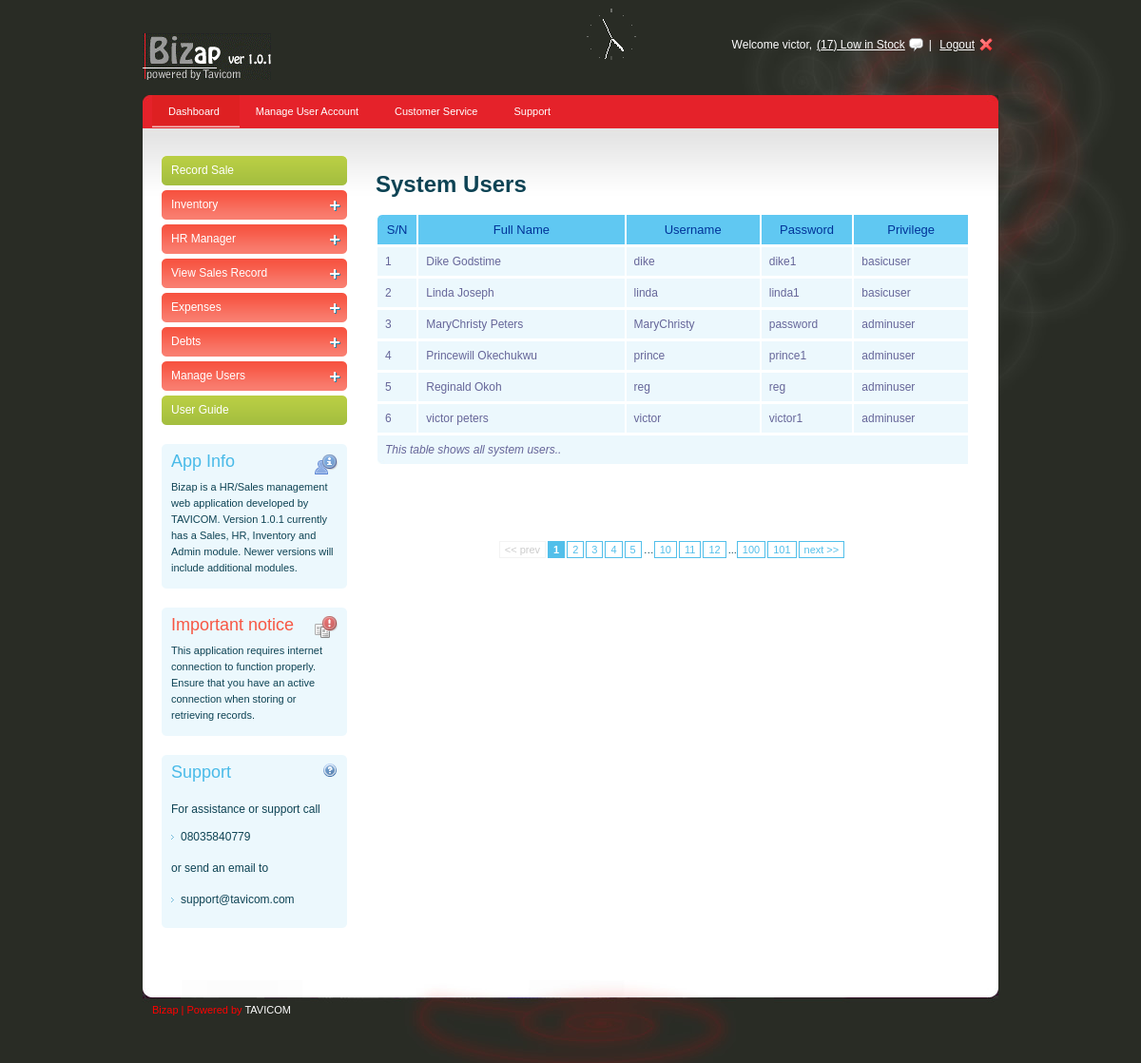
Page /viewtemplate.php (signed in) on the committed database.
### tables this page shows
CREATE TABLE IF NOT EXISTS `users` (
  `fname` varchar(100) NOT NULL,
  `lname` varchar(100) NOT NULL,
  `uname` varchar(100) NOT NULL,
  `pword` varchar(100) NOT NULL,
  `privilege` varchar(100) NOT NULL,
  PRIMARY KEY (`uname`)
);

### viewtemplate.php (the view, shortened to what this page needs)
<?php session_start();
if(isset($_SESSION['validuser']))
{
	?>
<!DOCTYPE html PUBLIC "-//W3C//DTD XHTML 1.0 Transitional//EN" "http://www.w3.org/TR/xhtml1/DTD/xhtml1-transitional.dtd">
<html xmlns="http://www.w3.org/1999/xhtml">
<head>
<link rel="stylesheet" type="text/css" href="style.css" />
<link rel="stylesheet" type="text/css" media="all" href="niceforms-default.css" />
</head>
<body>
<div id="main_container">
	<?php include("header.inc");?>
    <div class="main_content">
                    <?php include("menunav.inc");?>
      <?php include("leftside.inc");?>
    <div class="right_content">
     <h1>System Users</h1>
<table id="rounded-corner" summary="">
    <thead>
    	<tr>
        	<th width="41" class="rounded-company" scope="col">S/N</th>
            <th width="227" class="rounded" scope="col">Full Name</th>
            <th width="136" class="rounded" scope="col">Username</th>
            <th width="84" class="rounded" scope="col">Password</th>
            <th width="113" class="rounded" scope="col">Privilege</th>
            </tr>
    </thead>
    <?php
 $query = "select * from  users order by fname";
$results = mysql_query($query);
$noofrows = mysql_num_rows($results);
if($noofrows>0)
{
 	$count = 1;
	while($row = mysql_fetch_array($results))
    {
	echo("<tr><td>".$count."</td><td>".$row[0]." ".$row[1]."</td><td>".$row[2]."</td><td>".$row[3]."</td><td>".$row[4]."</td></tr>");
	$count++;
	}
}
?>
        <tfoot>
    	<tr>
        	<td colspan="5" class="rounded-foot-left"><em>This table shows all system users..</em></td>
        	</tr>
    </tfoot>
</table>
    <h2><br />
      </h2>
    <h2>&nbsp;</h2>
    <div class="pagination">
      <span class="disabled"><< prev</span><span class="current">1</span><a href="">2</a><a href="">3</a><a href="">4</a><a href="">5</a>…<a href="">10</a><a href="">11</a><a href="">12</a>...<a href="">100</a><a href="">101</a><a href="">next >></a>
    </div>
     <h2>&nbsp;</h2>
    </div>
  </div>
    </div>
    <?php include("footer.inc");?>
</div>
</body>
</html>
<?php
}
else
{
header("Location: index3.php?message=You must login to use this software!!!");
				exit;
	}
 ?>

### style.css (style rules this page uses)
body { background:url(images/bg.jpg) no-repeat center top #310b28; font-family:Arial, Helvetica, sans-serif; padding:0; font-size:12px; margin:0 auto; color: #0e4354; }
h2 { font-size:18px; color:#256c89; font-weight:normal; padding:0px 0 15px 0; margin:0px; clear:both; }
#main_container { margin:0 auto; width:900px; padding:0px 0 0px 0; }
.main_content { margin:0 auto; width:900px; height:auto; padding:0px 0 50px 0; background:url(images/menu_bg.jpg) no-repeat center top #fff; }
.right_content { width:625px; float:left; padding:30px 0 0 30px; }
#rounded-corner thead th.rounded-company { width:26px; background: #60c8f2 url('images/left.jpg') left top no-repeat; }
#rounded-corner th { padding: 8px; font-weight: normal; font-size: 13px; color: #039; background: #60c8f2; }
#rounded-corner td { padding: 8px; background: #ecf8fd; border-top: 1px solid #fff; color: #669; }
#rounded-corner tfoot td.rounded-foot-left { background: #ecf8fd url('images/botleft.jpg') left bottom no-repeat; }
div.pagination { width:625px; clear:both; padding:10px 0 10px 0; margin:0px; text-align:center; float:left; clear:both; font-size:11px; }
div.pagination a { padding: 2px 5px 2px 5px; margin-right: 2px; border: 1px solid #52bfea; text-decoration: none; color: #52bfea; }
div.pagination span.current { padding: 2px 5px 2px 5px; margin-right: 2px; border: 1px solid #52bfea; font-weight: bold; background-color: #52bfea; color: #FFF; }
div.pagination span.disabled { padding: 2px 5px 2px 5px; margin-right: 2px; border: 1px solid #f3f3f3; color: #ccc; }

### rows in the picture
users: fname "Dike", lname "Godstime", uname "dike", pword "dike1", privilege "basicuser"
users: fname "Linda", lname "Joseph", uname "linda", pword "linda1", privilege "basicuser"
users: fname "MaryChristy", lname "Peters", uname "MaryChristy", pword "password", privilege "adminuser"
users: fname "Princewill", lname "Okechukwu", uname "prince", pword "prince1", privilege "adminuser"
users: fname "Reginald", lname "Okoh", uname "reg", pword "reg", privilege "adminuser"
users: fname "victor", lname "peters", uname "victor", pword "victor1", privilege "adminuser"

### other values in the picture
$currentuser "victor"
$mynoofrows "17"
